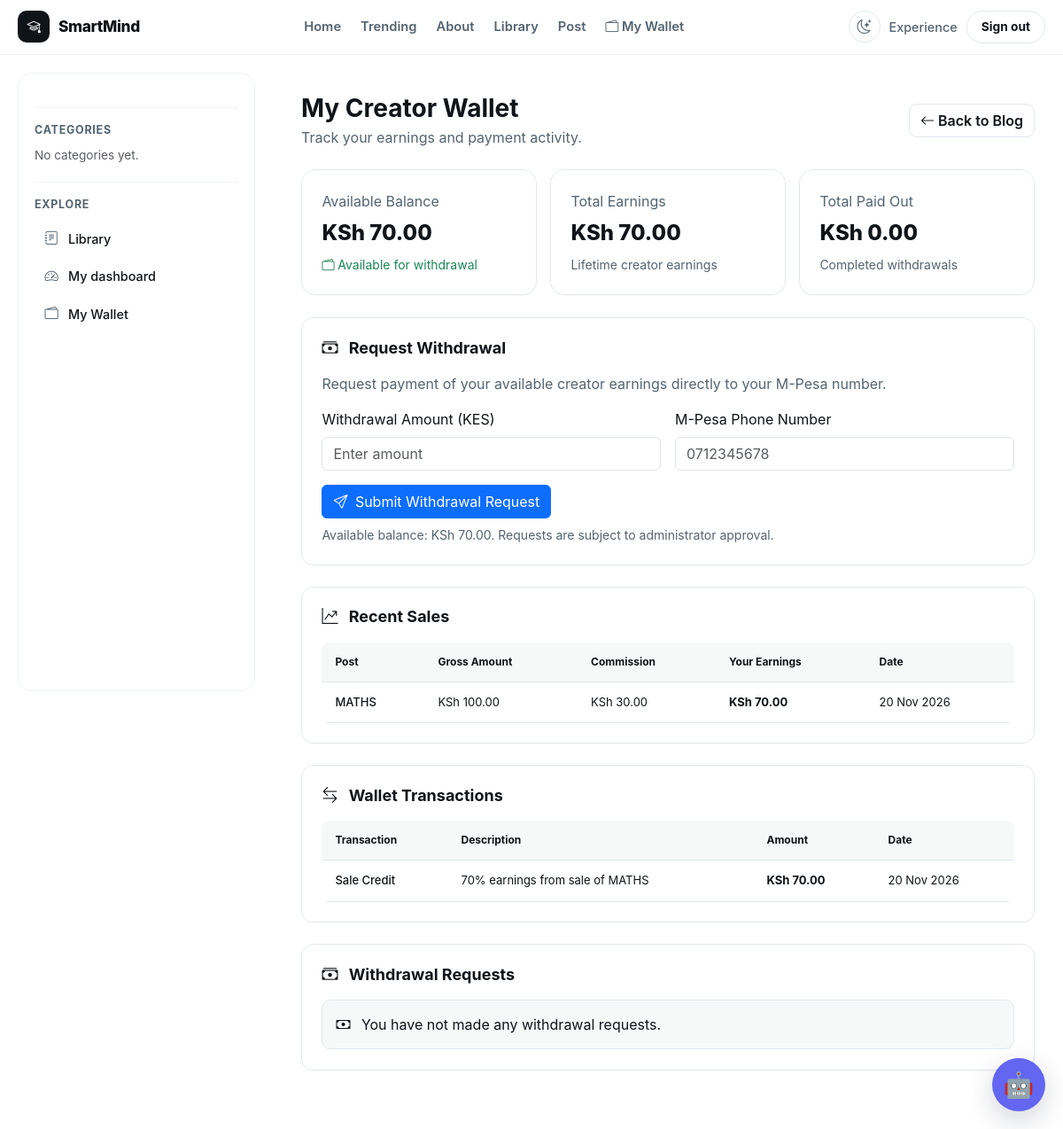
/wallet/ (signed in), run on an earlier commit of the app's database.
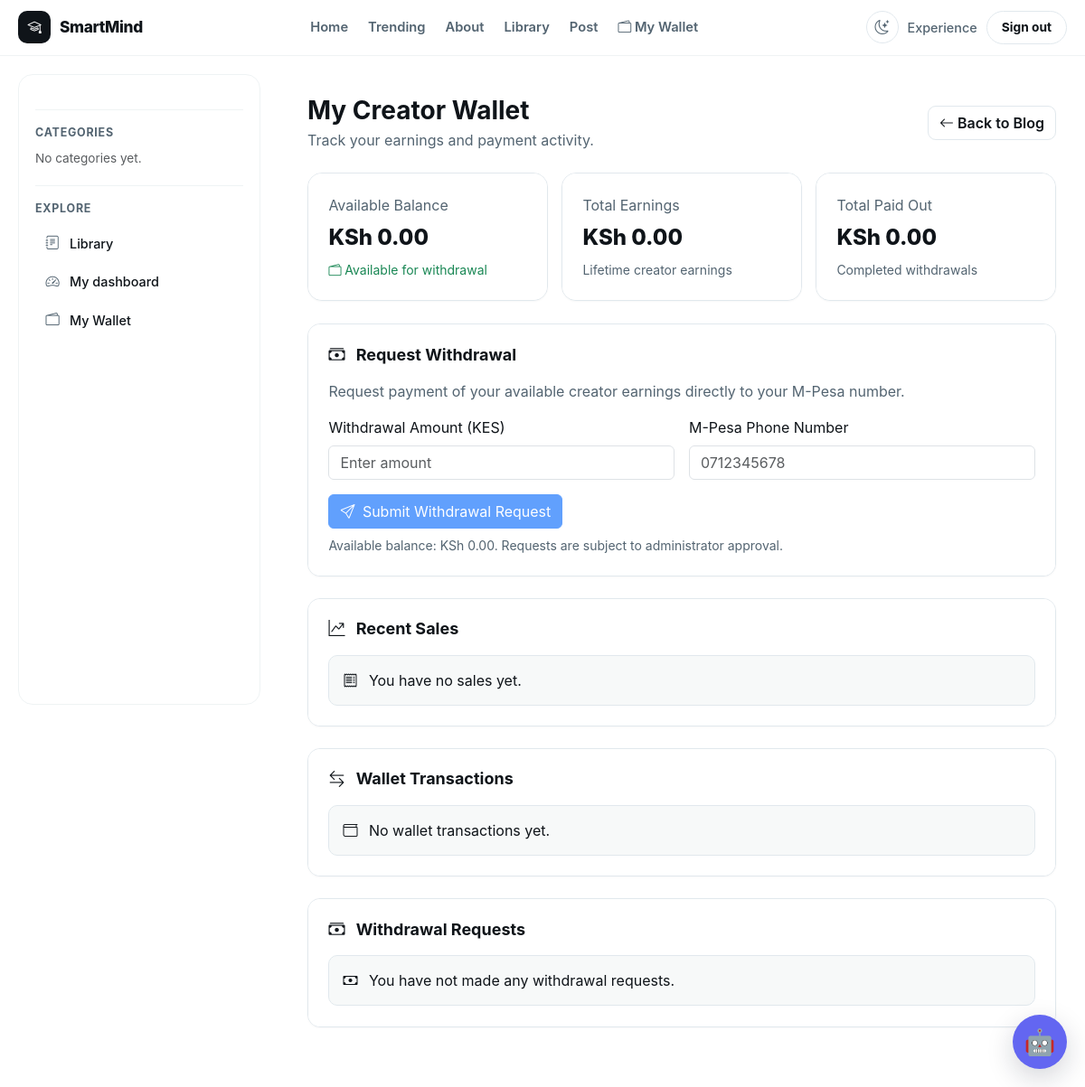
And on a later commit of the database.
### blog/models.py (models this page shows, shortened)
class CreatorWallet(models.Model):
    creator = models.OneToOneField(User, on_delete=models.CASCADE, related_name="creator_wallet")
    available_balance = models.DecimalField(max_digits=12, decimal_places=2, default=0)
    total_earned = models.DecimalField(max_digits=12, decimal_places=2, default=0)
    total_paid = models.DecimalField(max_digits=12, decimal_places=2, default=0)
    currency = models.CharField(max_length=3, default="KES")
    created_at = models.DateTimeField(auto_now_add=True)
    updated_at = models.DateTimeField(auto_now=True)

class CreatorSale(models.Model):
    mpesa_transaction = models.OneToOneField(
        MpesaTransaction, on_delete=models.PROTECT, related_name="creator_sale",
    )
    creator = models.ForeignKey(User, on_delete=models.PROTECT, related_name="creator_sales")
    post = models.ForeignKey(Post, on_delete=models.PROTECT, related_name="creator_sales")
    gross_amount = models.DecimalField(max_digits=12, decimal_places=2)
    platform_commission = models.DecimalField(max_digits=12, decimal_places=2)
    creator_earning = models.DecimalField(max_digits=12, decimal_places=2)
    commission_rate = models.DecimalField(max_digits=5, decimal_places=2, default=30.00)
    created_at = models.DateTimeField(auto_now_add=True)
    class Meta:
        ordering = ["-created_at"]

class Post(models.Model):
    STATUS_CHOICES = [("draft", "Draft"), ("published", "Published")]
    title = models.CharField(max_length=200)
    slug = models.SlugField(max_length=200, unique=True, blank=True)
    category = models.ForeignKey(Category, on_delete=models.CASCADE)
    tags = models.ManyToManyField(Tag, blank=True)
    excerpt = models.TextField(max_length=500)
    content = CKEditor5Field("Content", config_name="default")
    school = models.ForeignKey(
        "schools.School", on_delete=models.CASCADE,
        related_name="posts", null=True, blank=True,
    )
    target_classes = models.ManyToManyField(
        "schools.SchoolClass", blank=True, related_name="posts",
    )
    author = models.ForeignKey(User, on_delete=models.CASCADE, related_name="posts")
    approved = models.BooleanField(default=False)
    is_featured = models.BooleanField(default=False)
    video = CloudinaryField(
        resource_type="video", folder="videos/", blank=True, null=True,
    )
    youtube_url = models.URLField(blank=True, null=True)
    view_count = models.PositiveIntegerField(default=0, editable=False)
    likes = models.ManyToManyField(User, related_name="liked_posts", blank=True)
    status = models.CharField(max_length=10, choices=STATUS_CHOICES, default="draft")
    created_at = models.DateTimeField(auto_now_add=True)
    updated_at = models.DateTimeField(auto_now=True)
    visible_to_all = models.BooleanField(default=False)
    is_monetized = models.BooleanField(
        default=False,
        help_text="If enabled, attachments require payment before download.",
    )
    attachment_price = models.DecimalField(
        max_digits=8, decimal_places=2, default=0.00,
        help_text="Price to unlock all attachments on this post.",
    )
    attachment_currency = models.CharField(
        max_length=3, default="USD",
        help_text="ISO currency code (USD, KES, NGN, etc.)",
    )
    class Meta:
        ordering = ["-created_at"]
        indexes = [
            models.Index(fields=["school"]),
            models.Index(fields=["status", "approved"]),
        ]
        constraints = [
            models.CheckConstraint(
                condition=Q(is_monetized=False) | Q(attachment_price__gt=0),
                name="post_monetized_requires_positive_price",
            ),
        ]

class WalletLedgerEntry(models.Model):
    ENTRY_TYPES = [
        ("sale", "Sale Credit"), ("payout", "Payout"),
        ("refund", "Refund"), ("adjustment", "Adjustment"),
    ]
    wallet = models.ForeignKey(
        CreatorWallet, on_delete=models.PROTECT, related_name="ledger_entries",
    )
    sale = models.OneToOneField(
        CreatorSale, on_delete=models.PROTECT, null=True, blank=True,
        related_name="ledger_entry",
    )
    payout = models.OneToOneField(
        "CreatorPayout", on_delete=models.PROTECT, null=True, blank=True,
        related_name="ledger_entry",
    )
    entry_type = models.CharField(max_length=20, choices=ENTRY_TYPES)
    amount = models.DecimalField(max_digits=12, decimal_places=2)
    description = models.CharField(max_length=255, blank=True)
    created_at = models.DateTimeField(auto_now_add=True)
    class Meta:
        ordering = ["-created_at"]

### blog/views.py (the view)
# urls.py: path("wallet/", views.creator_wallet, name="creator_wallet"),
@login_required
def creator_wallet(request):
    if request.user.role != "teacher":
        raise PermissionDenied(
            "Only teachers can access the creator wallet."
        )
    wallet, created = CreatorWallet.objects.get_or_create(
        creator=request.user
    )
    sales = (
        CreatorSale.objects
        .filter(creator=request.user)
        .select_related("post", "mpesa_transaction")
        .order_by("-created_at")
    )
    ledger_entries = (
        WalletLedgerEntry.objects
        .filter(wallet=wallet)
        .select_related("sale", "payout")
        .order_by("-created_at")
    )
    payouts = CreatorPayout.objects.filter(
        creator=request.user
    ).order_by("-requested_at")
    context = {
        "wallet": wallet,
        "sales": sales[:10],
        "ledger_entries": ledger_entries[:10],
        "payouts": payouts[:10],
    }
    return render(
        request,
        "wallet.html",
        context
    )

### blog/templates/wallet.html (shortened to what the changed rows need)
{% extends "base.html" %}
{% block content %}
<div class="container py-4 wallet-page">
    <div class="d-flex justify-content-between align-items-center mb-4 wallet-header">
        <div>
            <h2 class="fw-bold mb-1 wallet-title">
                My Creator Wallet
            </h2>
        </div>
    </div>
    <div class="wallet-summary-grid">
        <div>
            <div class="card wallet-card h-100">
                <div class="card-body">
                    <p class="wallet-muted mb-2">
                        Available Balance
                    </p>
                    <h3 class="wallet-balance">
                        KSh {{ wallet.available_balance|floatformat:2 }}
                    </h3>
                    <small class="wallet-earning">
                        <i class="bi bi-wallet2"></i>
                        Available for withdrawal
                    </small>
                </div>
            </div>
        </div>
        <div>
            <div class="card wallet-card h-100">
                <div class="card-body">
                    <p class="wallet-muted mb-2">
                        Total Earnings
                    </p>
                    <h3 class="wallet-balance">
                        KSh {{ wallet.total_earned|floatformat:2 }}
                    </h3>
                    <small class="wallet-muted">
                        Lifetime creator earnings
                    </small>
                </div>
            </div>
        </div>
        <div>
            <div class="card wallet-card h-100">
                <div class="card-body">
                    <p class="wallet-muted mb-2">
                        Total Paid Out
                    </p>
                    <h3 class="wallet-balance">
                        KSh {{ wallet.total_paid|floatformat:2 }}
                    </h3>
                    <small class="wallet-muted">
                        Completed withdrawals
                    </small>
                </div>
            </div>
        </div>
    </div>
<div class="card wallet-card wallet-table-panel mb-4">
    <div class="card-body">
        <form method="POST"
              action="{% url 'blog:creator_wallet_withdrawal' %}">
            <div class="row g-3">
                <div class="col-md-6">
                </div>
                <div class="col-md-6">
                </div>
            </div>
            <div class="mt-3">
                <button
                    type="submit"
                    class="btn btn-primary"
                    {% if wallet.available_balance <= 0 %}disabled{% endif %}
                >
                </button>
            </div>
            <small class="wallet-muted d-block mt-2">
                Available balance: KSh
                {{ wallet.available_balance|floatformat:2 }}.
                Requests are subject to administrator approval.
            </small>
        </form>
    </div>
</div>
    <div class="card wallet-card wallet-table-panel mb-4">
        <div class="card-body">
            <h5 class="wallet-section-title">
                <i class="bi bi-graph-up-arrow me-2"></i>
                Recent Sales
            </h5>
            {% if sales %}
                <div class="table-responsive">
                    <table class="table wallet-table align-middle">
                        <thead>
                            <tr>
                                <th>Post</th>
                                <th>Gross Amount</th>
                                <th>Commission</th>
                                <th>Your Earnings</th>
                                <th>Date</th>
                            </tr>
                        </thead>
                        <tbody>
                            {% for sale in sales %}
                            <tr>
                                <td>{{ sale.post.title }}</td>
                                <td>
                                    KSh {{ sale.gross_amount|floatformat:2 }}
                                </td>
                                <td>
                                    KSh {{ sale.platform_commission|floatformat:2 }}
                                </td>
                                <td class="fw-bold wallet-earning">
                                    KSh {{ sale.creator_earning|floatformat:2 }}
                                </td>
                                <td>
                                    {{ sale.created_at|date:"d M Y" }}
                                </td>
                            </tr>
                            {% endfor %}
                        </tbody>
                    </table>
                </div>
            {% else %}
                <div class="wallet-empty">
                    <i class="bi bi-receipt me-2"></i>
                    You have no sales yet.
                </div>
            {% endif %}
        </div>
    </div>
    <div class="card wallet-card wallet-table-panel mb-4">
        <div class="card-body">
            <h5 class="wallet-section-title">
                <i class="bi bi-arrow-left-right me-2"></i>
                Wallet Transactions
            </h5>
            {% if ledger_entries %}
                <div class="table-responsive">
                    <table class="table wallet-table align-middle">
                        <thead>
                            <tr>
                                <th>Transaction</th>
                                <th>Description</th>
                                <th>Amount</th>
                                <th>Date</th>
                            </tr>
                        </thead>
                        <tbody>
                            {% for entry in ledger_entries %}
                            <tr>
                                <td>
                                    {{ entry.get_entry_type_display }}
                                </td>
                                <td>
                                    {{ entry.description|default:"—" }}
                                </td>
                                <td class="fw-bold">
                                    KSh {{ entry.amount|floatformat:2 }}
                                </td>
                                <td>
                                    {{ entry.created_at|date:"d M Y" }}
                                </td>
                            </tr>
                            {% endfor %}
                        </tbody>
                    </table>
                </div>
            {% else %}
                <div class="wallet-empty">
                    <i class="bi bi-wallet me-2"></i>
                    No wallet transactions yet.
                </div>
            {% endif %}
        </div>
    </div>
</div>
{% endblock %}

What changed in the data, as far as the page shows it:
removed CreatorSale: post "MATHS", gross_amount "100.00", platform_commission "30.00", creator_earning "70.00", created_at "20 Nov 2026"
removed WalletLedgerEntry: entry_type "Sale Credit", description "70% earnings from sale of MATHS", amount "70.00", created_at "20 Nov 2026"
changed CreatorWallet: available_balance "70.00" → "0.00"; total_earned "70.00" → "0.00"
Also different on the page:
text no longer shown: "Post Gross Amount Commission Your Earnings Date Transaction Description Amount Date"
text now shown: "You have no sales yet. No wallet transactions yet."
